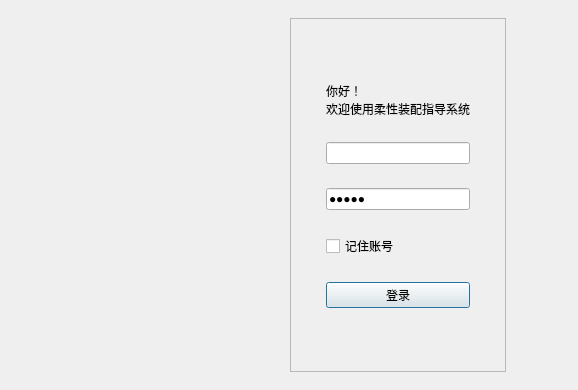
<?xml version="1.0" encoding="UTF-8"?>
<ui version="4.0">
 <class>LogInDialog</class>
 <widget class="QDialog" name="LogInDialog">
  <property name="geometry">
   <rect>
    <x>0</x>
    <y>0</y>
    <width>578</width>
    <height>390</height>
   </rect>
  </property>
  <property name="windowTitle">
   <string>Dialog</string>
  </property>
  <layout class="QGridLayout" name="gridLayout_2" columnstretch="4,0,1">
   <property name="leftMargin">
    <number>0</number>
   </property>
   <property name="topMargin">
    <number>0</number>
   </property>
   <property name="rightMargin">
    <number>0</number>
   </property>
   <property name="bottomMargin">
    <number>0</number>
   </property>
   <property name="spacing">
    <number>0</number>
   </property>
   <item row="1" column="0">
    <spacer name="horizontalSpacer">
     <property name="orientation">
      <enum>Qt::Orientation::Horizontal</enum>
     </property>
     <property name="sizeHint" stdset="0">
      <size>
       <width>40</width>
       <height>20</height>
      </size>
     </property>
    </spacer>
   </item>
   <item row="2" column="0">
    <spacer name="verticalSpacer_2">
     <property name="orientation">
      <enum>Qt::Orientation::Vertical</enum>
     </property>
     <property name="sizeHint" stdset="0">
      <size>
       <width>20</width>
       <height>43</height>
      </size>
     </property>
    </spacer>
   </item>
   <item row="1" column="2">
    <spacer name="horizontalSpacer_2">
     <property name="orientation">
      <enum>Qt::Orientation::Horizontal</enum>
     </property>
     <property name="sizeHint" stdset="0">
      <size>
       <width>40</width>
       <height>20</height>
      </size>
     </property>
    </spacer>
   </item>
   <item row="1" column="1">
    <widget class="QFrame" name="frameLogin">
     <property name="minimumSize">
      <size>
       <width>0</width>
       <height>0</height>
      </size>
     </property>
     <property name="frameShape">
      <enum>QFrame::Shape::StyledPanel</enum>
     </property>
     <property name="frameShadow">
      <enum>QFrame::Shadow::Raised</enum>
     </property>
     <layout class="QGridLayout" name="gridLayout" rowstretch="1,0,0,0,0,0,1">
      <property name="leftMargin">
       <number>35</number>
      </property>
      <property name="topMargin">
       <number>35</number>
      </property>
      <property name="rightMargin">
       <number>35</number>
      </property>
      <property name="bottomMargin">
       <number>35</number>
      </property>
      <property name="horizontalSpacing">
       <number>0</number>
      </property>
      <property name="verticalSpacing">
       <number>24</number>
      </property>
      <item row="5" column="0" colspan="2">
       <widget class="QPushButton" name="btn_login">
        <property name="text">
         <string>登录</string>
        </property>
       </widget>
      </item>
      <item row="0" column="0">
       <spacer name="verticalSpacer_3">
        <property name="orientation">
         <enum>Qt::Orientation::Vertical</enum>
        </property>
        <property name="sizeHint" stdset="0">
         <size>
          <width>20</width>
          <height>40</height>
         </size>
        </property>
       </spacer>
      </item>
      <item row="2" column="0" colspan="2">
       <widget class="CustomLineEdit" name="lineEdit_user"/>
      </item>
      <item row="4" column="0">
       <widget class="QCheckBox" name="cb_user">
        <property name="text">
         <string>记住账号</string>
        </property>
       </widget>
      </item>
      <item row="3" column="0" colspan="2">
       <widget class="CustomLineEdit" name="lineEdit_password">
        <property name="text">
         <string>admin</string>
        </property>
        <property name="echoMode">
         <enum>QLineEdit::EchoMode::Password</enum>
        </property>
       </widget>
      </item>
      <item row="1" column="0" colspan="2">
       <widget class="QLabel" name="label_welcome">
        <property name="text">
         <string>你好！
欢迎使用柔性装配指导系统</string>
        </property>
       </widget>
      </item>
      <item row="6" column="0">
       <spacer name="verticalSpacer_4">
        <property name="orientation">
         <enum>Qt::Orientation::Vertical</enum>
        </property>
        <property name="sizeHint" stdset="0">
         <size>
          <width>20</width>
          <height>40</height>
         </size>
        </property>
       </spacer>
      </item>
     </layout>
    </widget>
   </item>
   <item row="0" column="0">
    <spacer name="verticalSpacer">
     <property name="orientation">
      <enum>Qt::Orientation::Vertical</enum>
     </property>
     <property name="sizeHint" stdset="0">
      <size>
       <width>20</width>
       <height>43</height>
      </size>
     </property>
    </spacer>
   </item>
  </layout>
 </widget>
 <customwidgets>
  <customwidget>
   <class>CustomLineEdit</class>
   <extends>QLineEdit</extends>
   <header location="global">logindialog.h</header>
  </customwidget>
 </customwidgets>
 <tabstops>
  <tabstop>lineEdit_user</tabstop>
  <tabstop>lineEdit_password</tabstop>
 </tabstops>
 <resources/>
 <connections/>
</ui>
